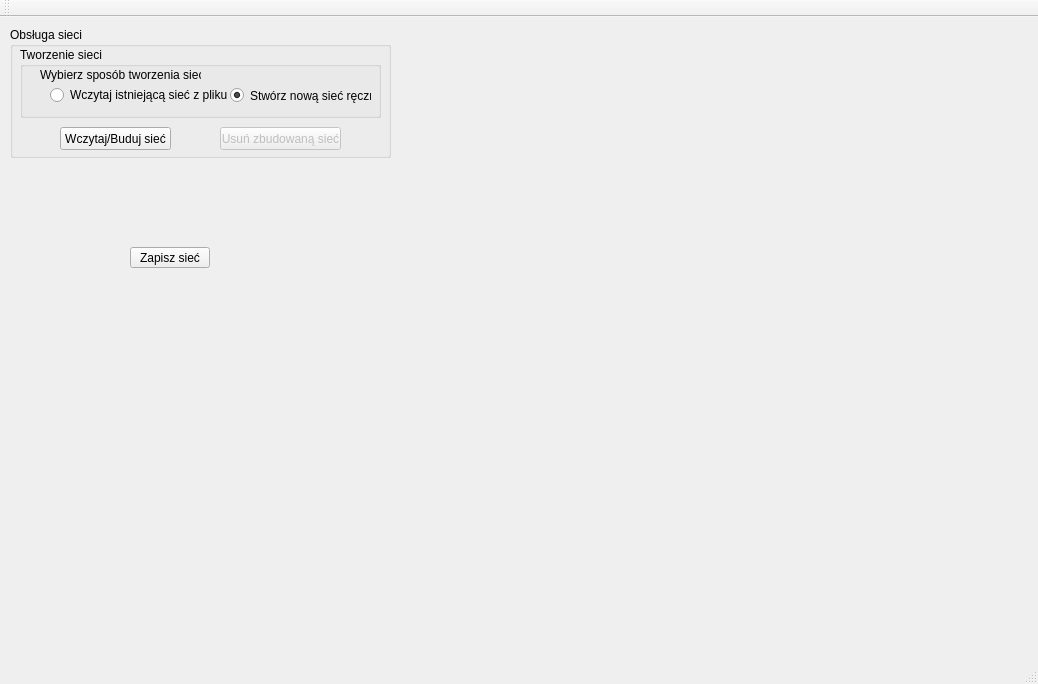
<?xml version="1.0" encoding="UTF-8"?>
<ui version="4.0">
 <class>MainWindow</class>
 <widget class="QMainWindow" name="MainWindow">
  <property name="geometry">
   <rect>
    <x>0</x>
    <y>0</y>
    <width>1038</width>
    <height>684</height>
   </rect>
  </property>
  <property name="windowTitle">
   <string>MainWindow</string>
  </property>
  <widget class="QWidget" name="centralWidget">
   <widget class="QGroupBox" name="gB_ObslugaSieci">
    <property name="geometry">
     <rect>
      <x>10</x>
      <y>10</y>
      <width>381</width>
      <height>131</height>
     </rect>
    </property>
    <property name="title">
     <string>Obsługa sieci</string>
    </property>
    <widget class="QGroupBox" name="gB_TworzenieSieci">
     <property name="geometry">
      <rect>
       <x>10</x>
       <y>20</y>
       <width>361</width>
       <height>71</height>
      </rect>
     </property>
     <property name="title">
      <string>Tworzenie sieci</string>
     </property>
     <widget class="QRadioButton" name="rB_WczytajSiecZPliku">
      <property name="geometry">
       <rect>
        <x>30</x>
        <y>40</y>
        <width>201</width>
        <height>16</height>
       </rect>
      </property>
      <property name="text">
       <string>Wczytaj istniejącą sieć z pliku</string>
      </property>
     </widget>
     <widget class="QRadioButton" name="rB_StworzSiecRecznie">
      <property name="geometry">
       <rect>
        <x>210</x>
        <y>40</y>
        <width>141</width>
        <height>17</height>
       </rect>
      </property>
      <property name="text">
       <string>Stwórz nową sieć ręcznie</string>
      </property>
      <property name="checked">
       <bool>true</bool>
      </property>
     </widget>
     <widget class="QLabel" name="label">
      <property name="geometry">
       <rect>
        <x>20</x>
        <y>20</y>
        <width>161</width>
        <height>16</height>
       </rect>
      </property>
      <property name="text">
       <string>Wybierz sposób tworzenia sieci:</string>
      </property>
     </widget>
    </widget>
    <widget class="QPushButton" name="pB_UsunSiec">
     <property name="enabled">
      <bool>false</bool>
     </property>
     <property name="geometry">
      <rect>
       <x>210</x>
       <y>100</y>
       <width>121</width>
       <height>23</height>
      </rect>
     </property>
     <property name="text">
      <string>Usuń zbudowaną sieć</string>
     </property>
    </widget>
    <widget class="QPushButton" name="pB_BudujSiec">
     <property name="geometry">
      <rect>
       <x>50</x>
       <y>100</y>
       <width>111</width>
       <height>23</height>
      </rect>
     </property>
     <property name="text">
      <string>Wczytaj/Buduj sieć</string>
     </property>
    </widget>
   </widget>
   <widget class="QPushButton" name="pB_SaveNetwork">
    <property name="geometry">
     <rect>
      <x>130</x>
      <y>230</y>
      <width>80</width>
      <height>21</height>
     </rect>
    </property>
    <property name="text">
     <string>Zapisz sieć</string>
    </property>
   </widget>
  </widget>
  <widget class="QMenuBar" name="menuBar">
   <property name="geometry">
    <rect>
     <x>0</x>
     <y>0</y>
     <width>1038</width>
     <height>20</height>
    </rect>
   </property>
  </widget>
  <widget class="QToolBar" name="mainToolBar">
   <attribute name="toolBarArea">
    <enum>TopToolBarArea</enum>
   </attribute>
   <attribute name="toolBarBreak">
    <bool>false</bool>
   </attribute>
  </widget>
  <widget class="QStatusBar" name="statusBar"/>
 </widget>
 <layoutdefault spacing="6" margin="11"/>
 <resources/>
 <connections/>
</ui>
